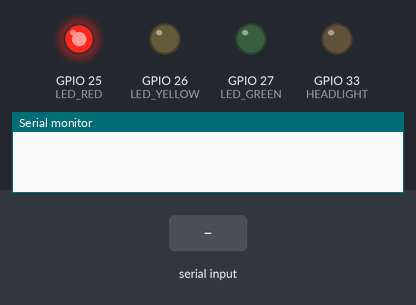
Recording of a sketch running on a simulated ESP32. Shown: output pins drawn as LEDs (lit = HIGH), the last lines printed to the serial monitor. The test bench sets the inputs (shaded band).

Above: at 1.2 s.
1.3 s: "LIGHT YELLOW\n" received over Serial
At 2.2 s:
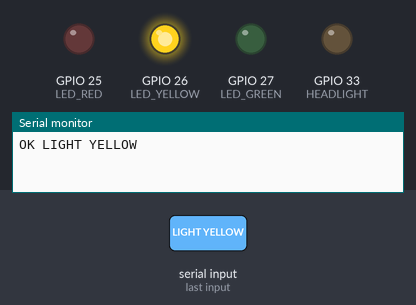
2.8 s: "LIGHT GREEN\n" received over Serial
At 3.3 s:
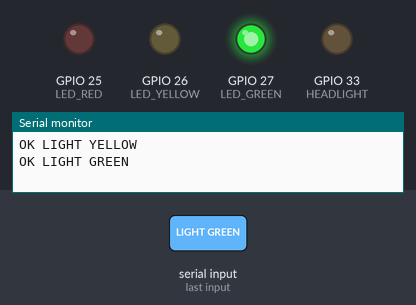
4.3 s: "HEADLIGHT ON\n" received over Serial
At 5.5 s:
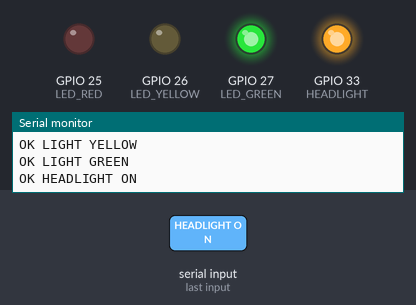
5.8 s: "LIGHT RED\n" received over Serial
At 6.8 s:
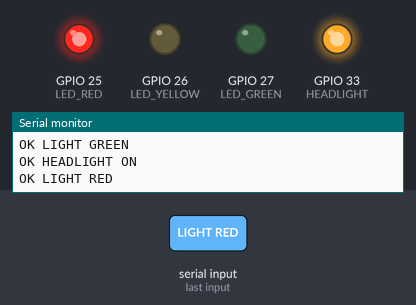
7.3 s: "LIGHT YELLOW\n" received over Serial
At 8.0 s:
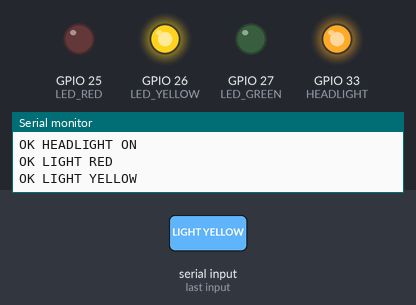
Timing chart, 0 to 9.8 s (numbered marks = the images above; inputs shaded):
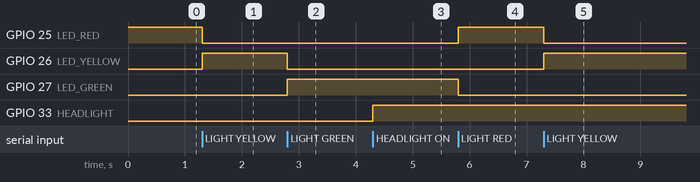

The sketch:

esp32_semaforo.ino
```cpp
// Semaforo Inteligente - receptor Serial para ESP32
//
// O Python envia linhas como:
//   LIGHT RED
//   LIGHT YELLOW
//   LIGHT GREEN
//   HEADLIGHT ON
//   HEADLIGHT OFF
//
// Ajuste os pinos conforme a ligação da sua maquete.

const int LED_RED = 25;
const int LED_YELLOW = 26;
const int LED_GREEN = 27;
const int HEADLIGHT = 33;

void setLight(const String &color) {
  digitalWrite(LED_RED, color == "RED" ? HIGH : LOW);
  digitalWrite(LED_YELLOW, color == "YELLOW" ? HIGH : LOW);
  digitalWrite(LED_GREEN, color == "GREEN" ? HIGH : LOW);
}

void setup() {
  pinMode(LED_RED, OUTPUT);
  pinMode(LED_YELLOW, OUTPUT);
  pinMode(LED_GREEN, OUTPUT);
  pinMode(HEADLIGHT, OUTPUT);
  setLight("RED");
  digitalWrite(HEADLIGHT, LOW);
  Serial.begin(115200);
}

void loop() {
  if (!Serial.available()) return;

  String command = Serial.readStringUntil('\n');
  command.trim();

  if (command == "LIGHT RED") setLight("RED");
  else if (command == "LIGHT YELLOW") setLight("YELLOW");
  else if (command == "LIGHT GREEN") setLight("GREEN");
  else if (command == "HEADLIGHT ON") digitalWrite(HEADLIGHT, HIGH);
  else if (command == "HEADLIGHT OFF") digitalWrite(HEADLIGHT, LOW);

  Serial.println("OK " + command);
}
```

Measured:
- after the input at 1.3 s, GPIO 25 (LED_RED): HIGH → LOW at once; GPIO 26 (LED_YELLOW): LOW → HIGH at once
- after the input at 2.8 s, GPIO 26 (LED_YELLOW): HIGH → LOW at once; GPIO 27 (LED_GREEN): LOW → HIGH at once
- after the input at 4.3 s, GPIO 33 (HEADLIGHT): LOW → HIGH at once
- after the input at 5.8 s, GPIO 25 (LED_RED): LOW → HIGH at once; GPIO 27 (LED_GREEN): HIGH → LOW at once
- after the input at 7.3 s, GPIO 25 (LED_RED): HIGH → LOW at once; GPIO 26 (LED_YELLOW): LOW → HIGH at once
